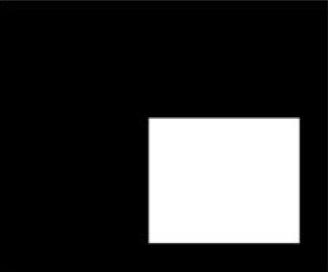
#> input picture 10.Procesamiento de imagen morfologica/Images/imagen2.jpg, 328 x 272 px
$ jupyter execute --allow-errors 'Procesamiento de imagenes morfológicas.ipynb'
#> lines starting #> are read from the running program, lines starting #| are printed output that depends on the picture; after the words box and inside, x2 and y2 are one past the last pixel; in counts of white or black regions, pixels touching at a corner belong together
# Procesamiento de imagenes morfológicas
La morfología matemática es el área del procesamiento de imagágenes que se usa para representar, describir, y analizar formas en imagénes.

El principio básico de la morfoología matemática es obtener/extraer información geométrica o topoloógica de una imágen, a traves de transformaciones, utilizando elementos estructurales.

Para eso, trabajaremos con imagenes binarias, es decir, toma valores de: 0,1 (normalizado), 0,255 (8-bit)

    Los valores pueden no ser exactamente 0 ó 1, debido a la compresión

## Octave

#> (a cell that did not finish here is left out)

#> (a cell that did not finish here is left out)

## Python

[cell 3]
import numpy as np

def binaria(A):
    m,n = A.shape
    Y = np.zeros((m,n))
    ind_blanco = A>=0.5
    Y[ind_blanco] = 1
    return Y

[cell 4]
from PIL import Image
import matplotlib.pyplot as plt
import numpy as np
from numpy import asarray

fig, axs = plt.subplots(1,2, figsize=(10, 6.5))
axs[0].set_title("Imagen que aparenta ser binaria")

A = Image.open(r'Images/imagen2.jpg')
#> A is the input picture: PIL image 328x272 L; min 0, max 255, mean 54.2
A = asarray(A)
#imshow(im, cmap='gray', vmin=0, vmax=255)
axs[0].imshow(A, cmap='gray', vmin=0, vmax=255)

B = binaria(A/255)
#> in binaria, `ind_blanco = A>=0.5`:
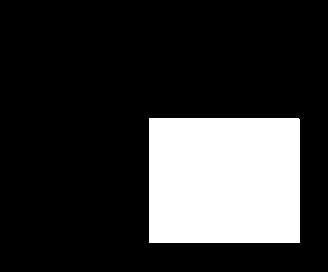
#> ind_blanco: shape (272, 328) bool; 21.2% white; 1 white region, box (x1, y1, x2, y2) and area: (149, 118, 300, 243) 18874
B = np.clip(B*255, 0,255)
#imshow(im, cmap='gray', vmin=0, vmax=255)
axs[1].imshow(B*255, cmap='gray', vmin=0, vmax=255)
axs[1].set_title("Imagen binaria")

## Conceptos fundamentales
Sea $A$ una imagen binaria, Sea $z = (x,y) \in A$, donde $(x,y)$ representa la posicion de un pixel en la imagen A

### Operaciones
1. **Complemento de $A$**: $A^c=\{(x,y)/(x,y) \not\in A\}$
1. **Unión de $A$ y $B$:** $A\cup B = \{(x,y)/(x,y) \in A \vee  (x,y) \in B\}$
1. **Intersección de $A$ y $B$:** $A\cap B = \{(x,y)/(x,y) \in A \wedge  (x,y) \in B\}$
1. **Diferencia de $A$ y $B$:** $A-B = \{ (x,y)/(x,y) \in A \wedge (x,y) \not \in B \}$
1. **Traslación de A por un punto $w=(\bar x, \bar y)$:**$A_w = \{ c= (x,y)/c=z+w, z\in A \}$
1. **Reflexión:** Es el conjunto relacionado al origen de un sistema de coorddenadas y se define como: $\hat A = \{ z=(x,y)/z=-a, a\in A \}$

#### ¿Cómo hacer las operaciones anteriores en Octave?

|**Operación**|**GNU Octave**|
|-|-|
|$A\cap B$|A & B|
|$A\cup B$|A \| B|
|$A^c$ | ~A|
|$A - B$|A &~ B|

## Octave

#> (a cell that did not finish here is left out)

## Python

[cell 6]
from PIL import Image
import matplotlib.pyplot as plt
import numpy as np
from numpy import asarray

fig, axs = plt.subplots(2,3, figsize=(10, 6.5))

A = Image.open(r'Images/imagen2.jpg')
A = asarray(A)/255
#> A: shape (272, 328) float64
A = binaria(A)
axs[0,0].imshow(np.clip(A*255, 0,255), cmap='gray', vmin=0, vmax=255)
axs[0,0].set_title("Imagen A")

B = Image.open(r'Images/imagen3.jpg')
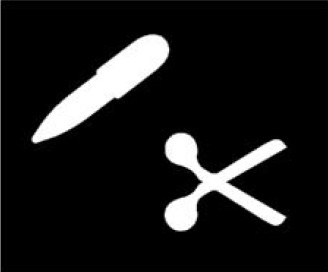
#> input picture 10.Procesamiento de imagen morfologica/Images/imagen3.jpg, 328 x 272 px
#> B is the input picture: PIL image 328x272 RGB; min 0, max 255, mean 26.5
B = asarray(B)[:,:,1]/255
#> B: shape (272, 328) float64
B = binaria(B)
#> in binaria (call 3), `ind_blanco = A>=0.5`: ind_blanco: shape (272, 328) bool; 10.2% white; 3 white regions (1 under 20 px), largest, box (x1, y1, x2, y2) and area: (32, 34, 169, 143) 4770, (165, 133, 286, 231) 4307
axs[0,1].imshow(np.clip(B*255, 0,255), cmap='gray', vmin=0, vmax=255)
axs[0,1].set_title("Imagen B")
C = A * B
#> C: shape (272, 328) float64; values 0 (black) and 1 (white), 4.8% white; 1 white region, box (x1, y1, x2, y2) and area: (165, 133, 286, 231) 4307
axs[0,2].imshow(np.uint8(np.clip(C*255, 0,255)), cmap='gray', vmin=0, vmax=255)
axs[0,2].set_title("A \cap B")

D = A + B
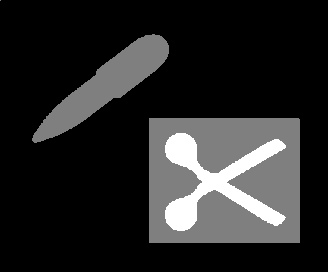
#> D: shape (272, 328) float64; min 0, max 2, mean 0.313; drawn with min black and max white
axs[1,0].imshow(np.uint8(np.clip(D*255, 0,255)), cmap='gray', vmin=0, vmax=255)
axs[1,0].set_title("A \cup B")

E = -1*A + 1
axs[1,1].imshow(np.uint8(np.clip(E*255, 0,255)), cmap='gray', vmin=0, vmax=255)
axs[1,1].set_title("A ^ C")

F = A - B
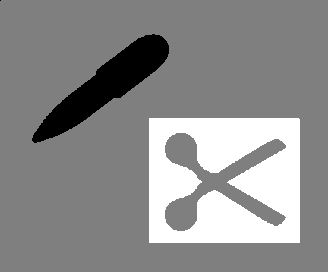
#> F: shape (272, 328) float64; min -1, max 1, mean 0.11; drawn with min black and max white
axs[1,2].imshow(np.uint8(np.clip(F*255, 0,255)), cmap='gray', vmin=0, vmax=255)
axs[1,2].set_title("A - C")

## Operación de Dilatación
Es una operación que hace crecer o engrosar un objeto en una imagen.

Matemáticamente, la dilatación de A y B se denota $A\oplus B$ y se defina como el conjunto
$$A \oplus B= \{ z=(x,y)/(\hat B)_z \cap A \not = \not O \}$$

donde B es una matriz simétrica.

Para definir esta operación de una menera más intuitiva, definiremos el centro de una imagen.

* **Origen o centro:** Sea $B \in {\rm I\!R}^{m\times n}$, entonces el centro/origen de B se define como el par ordenado
$$ (\bar x, \bar y) = \left( \left[\frac{m+1}{2}\right], \left[\frac{n+1}{2}\right] \right) $$
donde $[w]$ es truncar el valor de $w$.

**Ejemplo:** Sea $B \in {\rm I\!R}^{2\times 2}$, entonces
$$ (\bar x, \bar y) = \left( \left[\frac{2+1}{2}\right], \left[\frac{2+1}{2}\right] \right) = ([1.5], [1.5]) = (1,1)$$

El proceso de dilatación se puede obtener de la siguiente forma:

Para cada pixel en $A$, que tenga el valor de 1, se superpone la matriz $B$ en el centro y todos los pixeles que abarque la matriz $B$ toman el valor de 1.

**Ejm: Considere las matrices:**

$$
\begin{matrix}
A =
\left(
\begin{matrix}
0 & 0 & 0 & 0 & 0 \\
0 & 1 & 1 & 0 & 0 \\
0 & 1 & 1 & 0 & 0 \\
0 & 0 & 1 & 0 & 0 \\
0 & 0 & 0 & 0 & 0
\end{matrix}
\right)_{5 \times 5}
&
B =
\left(
\begin{matrix}
1 & 1 \\
1 & 1
\end{matrix}
\right)_{2 \times 2} \\
&\\
A \oplus B=
\left(
\begin{matrix}
0 & 0 & 0 & 0 & 0 \\
0 & 1 & 1 & \color{red} 1 & 0 \\
0 & 1 & 1 & \color{red} 1 & 0 \\
0 & \color{red} 1 & 1 & \color{red} 1 & 0 \\
0 & 0 & \color{red} 1 & \color{red} 1 & 0
\end{matrix}
\right)_{5 \times 5} & \Longrightarrow \text{Resultado de dilatación}
\end{matrix}
$$

    Nota:
    1. La matriz $B$ se conoce como elementos estructurado \color{red} 1$(EE)$, el cual se recomienda que sea simétrico.
    2. Para generar EE, se puede usar los comandos zeros, ones, strl en Octave.

## Octave

#> (a cell that did not finish here is left out)

#> (a cell that did not finish here is left out)

## Python

[cell 9]
from PIL import Image
import matplotlib.pyplot as plt
import numpy as np
from numpy import asarray
import cv2

fig, axs = plt.subplots(3,2, figsize=(10, 6.5))
A = np.uint8(np.array([[0, 0, 0, 0, 0],
     [0, 1, 1, 0, 0],
     [0, 1, 1, 0, 0],
     [0, 0, 1, 0, 0],
     [0, 0, 0, 0, 0]]))
B = np.uint8(np.array([[1, 1],
             [1, 1]]))
C = cv2.dilate(A,B)

axs[0,0].imshow(A, cmap='gray', vmin=0, vmax=1)
axs[0,0].set_title("Imagen Original A")

axs[0,1].imshow(B, cmap='gray', vmin=0, vmax=1)
axs[0,1].set_title("Elemento estructurado B")

axs[1,0].imshow(C, cmap='gray', vmin=0, vmax=1)
axs[1,0].set_title("Dilatación")

B = np.ones((3,3),np.uint8)
D = cv2.dilate(A,B)
axs[1,1].imshow(D, cmap='gray', vmin=0, vmax=1)
axs[1,1].set_title("Dilatación con EE 3x3")

B = cv2.getStructuringElement(cv2.MORPH_CROSS,(3,3))
E = cv2.dilate(A,B)
axs[2,0].imshow(B, cmap='gray', vmin=0, vmax=1)
axs[2,0].set_title("Cruz 3x3")

axs[2,1].imshow(E, cmap='gray', vmin=0, vmax=1)
axs[2,1].set_title("Matriz dilatada con Cruz 3x3")
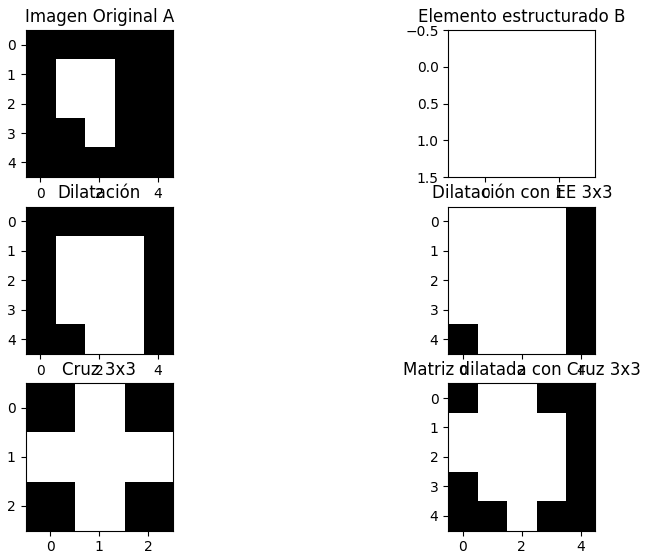
#> figure drawn by matplotlib, 6 panels

## Erosión
Es una operación morfológica cuyo objetivo es encoger o adelgazar los objetos de una imagen binaria.

Matemáticamente, la erosión de A y B se denota $A \ominus B $ y se define como:
$$
A\ominus B = \{ z = (x,y) / (\hat B)_z \cup A^c \not = \phi \}
$$

La erosión se puede interpretar de la siguiente manera: SEa $A$ una imagen binaria y $B$ un elemento estructurado.

1. Considere solo las entradas de $A$ cuyo valor es 1.
1. "Superponemos" la matriz $B$ encima de cada una de las entradas iguales a 1, considerando el origen de $B$.
1. Si la matriz $B$ calza exactamente en el bloque que se superpuso, entonces ponemos 1 en ese valor, en caso contrario, se pone 0.

**Ejem:** Considere las matrices

$$
\begin{matrix}
A =
\left(
\begin{matrix}
0 & 0 & 0 & 0 & 0 \\
0 & 1 & 1 & 1 & 0 \\
1 & 1 & 1 & 0 & 0 \\
0 & 1 & 1 & 1 & 1 \\
0 & 0 & 0 & 0 & 0
\end{matrix}
\right)_{5 \times 5}
&
B =
\left(
\begin{matrix}
1 & 1 \\
1 & 1
\end{matrix}
\right)_{2 \times 2} \\
&\\
A \ominus B=
\left(
\begin{matrix}
0 & 0 & 0 & 0 & 0 \\
0 & 1 & \color{red} 0 & \color{red} 0 & 0 \\
\color{red} 0 & 1 & \color{red} 0 & 0 & 0 \\
0 & \color{red} 0 & \color{red} 0 & \color{red} 0 & \color{red} 0 \\
0 & 0 & 0 & 0 & 0
\end{matrix}
\right)_{5 \times 5} & \Longrightarrow \text{Resultado de erosión}
\end{matrix}
$$

**Nota:** La dilatación y erosión se pueden interpretar de la siguente forma:
Sea $G$ y $F$ imágenes binarias, donde $F$ es un elemento estructurado.
Entonces:
$$
\begin{matrix}
(G \oplus F)(x,y) &=& \left\{
\begin{matrix}
1 & \text{si} & F &\text{"toca"}&G\\
0 & \text(si) & F &\text{"no toca"} &G
\end{matrix}
\right. \\
(G \ominus F)(x,y) &=& \left\{
\begin{matrix}
1 & \text{si} & F &\text{"calza" en}&G\\
0 & \text(si) & F &\text{"no calza" en} &G
\end{matrix}
\right. \\
\end{matrix}
$$

## Octave

#> (a cell that did not finish here is left out)

## Python

[cell 11]
from PIL import Image
import matplotlib.pyplot as plt
import numpy as np
from numpy import asarray
import cv2

fig, axs = plt.subplots(1,2, figsize=(10, 6.5))
A = Image.open(r'Images/imagen1.jpg')
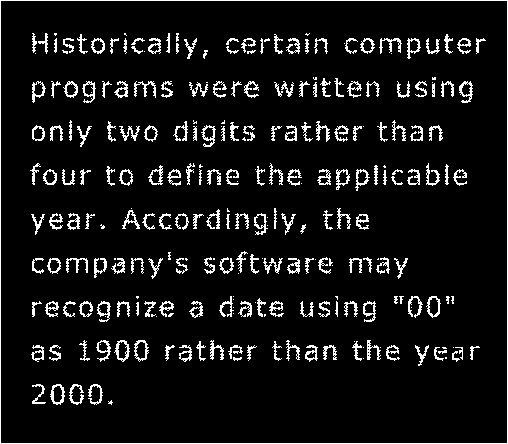
#> input picture 10.Procesamiento de imagen morfologica/Images/imagen1.jpg, 508 x 444 px
#> A is the input picture: PIL image 508x444 RGB; min 0, max 255, mean 20.3
A = asarray(A)[:,:,1]/255
#> A: shape (444, 508) float64
A = np.uint8(binaria(A))
#> in binaria (call 4), `ind_blanco = A>=0.5`: ind_blanco: shape (444, 508) bool; 7.9% white in thin lines or dots

B = np.ones((2,2), np.uint8)

axs[0].imshow(A, cmap='gray', vmin=0, vmax=1)
axs[0].set_title("Imagen Original A")

C = cv2.erode(A, B)
#> C: shape (444, 508); values 0 (black) and 1 (white), 2.8% white in thin lines or dots
axs[1].imshow(C, cmap='gray', vmin=0, vmax=1)
axs[1].set_title("Imagen con erosion")

## Operadores de Apertura y Clausura
**Apertura:** La apertura morfológica de $A$ por $B$ se representa como:
$$
A \odot B = (A\ominus B) \oplus B
$$

## Octave

#> (a cell that did not finish here is left out)

## Python

[cell 13]
from PIL import Image
import matplotlib.pyplot as plt
import numpy as np
from numpy import asarray
import cv2

fig, axs = plt.subplots(1,2, figsize=(10, 6.5))
A = Image.open(r'Images/imagen5.jpg')
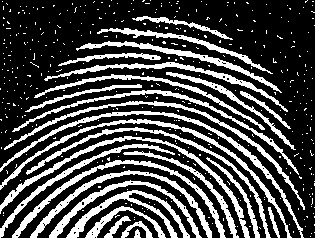
#> input picture 10.Procesamiento de imagen morfologica/Images/imagen5.jpg, 315 x 238 px
#> A is the input picture: PIL image 315x238 RGB; min 0, max 255, mean 73.1
A = asarray(A)[:,:,1]/255
#> A: shape (238, 315) float64
A = np.uint8(binaria(A))
#> in binaria (call 5), `ind_blanco = A>=0.5`: ind_blanco: shape (238, 315) bool; 28.5% white; 414 white regions (387 under 20 px), largest, box (x1, y1, x2, y2) and area: (0, 111, 304, 238) 1388, (0, 136, 250, 238) 1372, (0, 119, 292, 238) 1337

B = cv2.getStructuringElement(cv2.MORPH_CROSS,(3,3))

axs[0].imshow(A, cmap='gray', vmin=0, vmax=1)
axs[0].set_title("Imagen Original")

C = cv2.morphologyEx(A, cv2.MORPH_OPEN, B)
#> C: shape (238, 315); values 0 (black) and 1 (white), 26.6% white; 59 white regions (12 under 20 px), largest, box (x1, y1, x2, y2) and area: (12, 160, 226, 238) 1275, (38, 111, 303, 231) 1189, (30, 170, 212, 238) 1152
axs[1].imshow(C, cmap='gray', vmin=0, vmax=1)
axs[1].set_title("Imagen con Apertura")

## Algoritmos morfológicos
### Extracción de bordes / fronteras, Sea B un EE
1. **Borde interno:** $B_I(A) = A-(A\ominus B)$
1. **Borde externo:** $B_E(A) = (A\oplus B) - A$
1. **Gradiente morfológico:** $B_M(A) = (A\oplus B) - (A\ominus B)$

## Octave

#> (a cell that did not finish here is left out)

## Python

[cell 15]
from PIL import Image
import matplotlib.pyplot as plt
import numpy as np
from numpy import asarray
import cv2

fig, axs = plt.subplots(1,2, figsize=(10, 6.5))
A = Image.open(r'Images/imagen6.jpg')
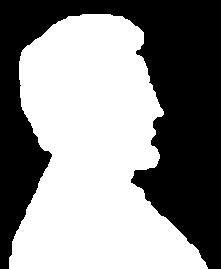
#> input picture 10.Procesamiento de imagen morfologica/Images/imagen6.jpg, 221 x 269 px
#> A is the input picture: PIL image 221x269 RGB; min 0, max 255, mean 139.2
A = asarray(A)[:,:,1]/255
#> A: shape (269, 221) float64
A = np.uint8(binaria(A))
#> in binaria (call 6), `ind_blanco = A>=0.5`: ind_blanco: shape (269, 221) bool; 54.6% white; 1 black region, box (x1, y1, x2, y2) and area: (0, 0, 221, 269) 26994

B = cv2.getStructuringElement(cv2.MORPH_CROSS,(3,3))

axs[0].imshow(A, cmap='gray', vmin=0, vmax=1)
axs[0].set_title("Imagen Original A")

C = cv2.erode(A, B)
#> C: shape (269, 221); values 0 (black) and 1 (white), 53.5% white; 1 black region, box (x1, y1, x2, y2) and area: (0, 0, 221, 269) 27615
C = A-C
#> C: shape (269, 221); values 0 (black) and 1 (white), 1% white in thin lines or dots, all inside (x1, y1, x2, y2) = (9, 14, 208, 269)
axs[1].imshow(C, cmap='gray', vmin=0, vmax=1)
axs[1].set_title("Imagen Original A")

### Rellenar huecos de una imagen
Sea $A$ una imagen binaria tal que tiene un hueco.

El método iterarivo para llenar los huecos de una imagen binaria $A$  es:
$$
X_k = (X_k \oplus B) \cap A^c
$$

donde $X_0$ es una matriz nula, excepto en una entrada y esa entrada debe pertenecer al hueco a llenar.

## Octave

#> (a cell that did not finish here is left out)

## Python

[cell 17]
from PIL import Image
import matplotlib.pyplot as plt
import numpy as np
from numpy import asarray
import cv2

fig, axs = plt.subplots(1,2, figsize=(10, 6.5))
A = Image.open(r'Images/imagen7.jpg')
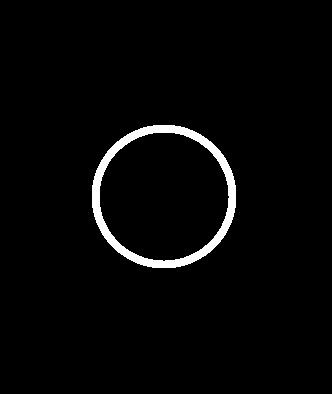
#> input picture 10.Procesamiento de imagen morfologica/Images/imagen7.jpg, 332 x 394 px
#> A is the input picture: PIL image 332x394 RGB; min 0, max 255, mean 6.7
A = asarray(A)[:,:,1]/255
#> A: shape (394, 332) float64
A = np.uint8(binaria(A))
#> in binaria (call 7), `ind_blanco = A>=0.5`: ind_blanco: shape (394, 332) bool; 2.6% white; 1 white region, box (x1, y1, x2, y2) and area: (92, 125, 236, 268) 3421

B = cv2.getStructuringElement(cv2.MORPH_CROSS,(3,3))

axs[0].imshow(A, cmap='gray', vmin=0, vmax=1)
axs[0].set_title("Imagen Original A")

[m,n] = A.shape
#> m = 394; n = 332
X = np.zeros((m,n), np.uint8)
X[m//2,n//2] = 1
axs[1].set_title("Imagen Original A")
a = A==1
for i in range(85):
    C = cv2.dilate(X, B)
    X += C
    X[a] = 0

axs[1].imshow(X, cmap='gray', vmin=0, vmax=1)
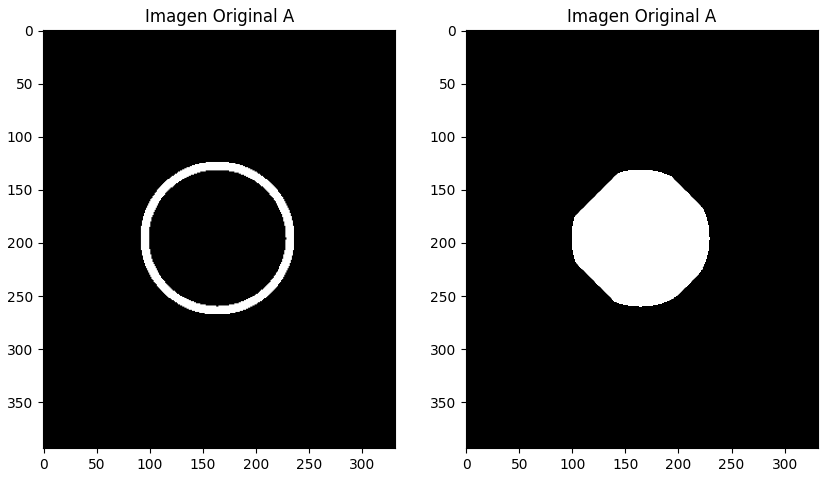
#> figure drawn by matplotlib, 2 panels
